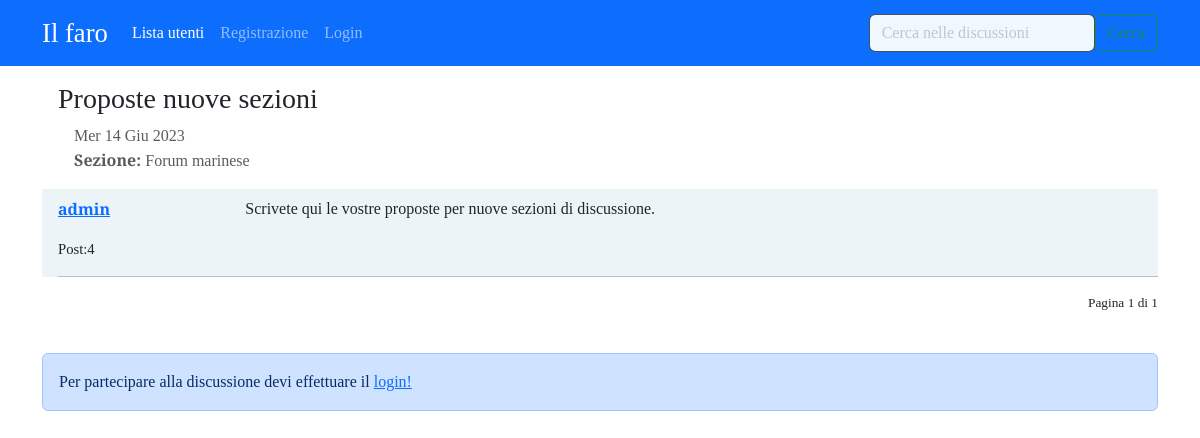
The app's page /forum/discussione/11/ with its own data.
### forum/models.py (models this page shows, shortened)
class Discussione (models.Model):
    titolo=models.CharField(max_length=150)
    data_creazione= models.DateTimeField(auto_now_add=True)
    autore_discussione= models.ForeignKey(User, on_delete=models.CASCADE, related_name="discussioni")
    sezione_appartenenza =  models.ForeignKey (Sezione, on_delete=models.CASCADE)
    class Meta:
        verbose_name ="Discussione"
        verbose_name_plural ="Discussioni"

class Post(models.Model):
        autore_post= models.ForeignKey(User, on_delete=models.CASCADE, related_name="posts")
        contenuto=models.TextField()
        data_creazione= models.DateTimeField(auto_now_add=True)
        discussione= models.ForeignKey(Discussione, on_delete=models.CASCADE)
        class Meta:
            verbose_name ="Post"
            verbose_name_plural ="Posts"

class Sezione (models.Model):
    nome_sezione = models.CharField(max_length=80)
    descrizione = models.CharField(max_length=150, blank=True, null=True)
    logosezione = models.ImageField(blank=True, null=True)
    def __str__(self):
        return self.nome_sezione
    class Meta:
        verbose_name ="Sezione"
        verbose_name_plural ="Sezioni"

### forum/views.py (the view)
# urls.py: path("discussione/<int:pk>/", views.visualizza_discussione, name ="visualizza_discussione"),
def visualizza_discussione(request, pk):
     discussione = get_object_or_404 (Discussione, pk=pk)
     posts_discussione = Post.objects.filter(discussione=discussione).order_by("-data_creazione")
     paginator=Paginator(posts_discussione, 7)
     page=request.GET.get("pagina")
     posts=paginator.get_page (page)
     form_risposta=PostModelForm()
     context={"discussione":discussione,
              "posts_discussione": posts,
              "form_risposta": form_risposta,
              }
     return render (request, "forum/singola_discussione.html", context)

### forum/forms.py
class PostModelForm(forms.ModelForm):
    class Meta:
        model = Post
        fields = ["contenuto"]
        widgets = {
            "contenuto" : forms.Textarea(attrs={'rows' : '5'})
        }
        labels = {"contenuto" : "Messaggio"}

### forum/templates/forum/singola_discussione.html (shortened to what this page needs)
{% extends 'base.html' %}
{% load crispy_forms_tags %}
{%block content%}
{% for post in posts_discussione %}
    <div class=" card-my5">
    {% if forloop.first and not "pagina" in request.get_full_path %}
        <div class="card-header ps-3">
            <h3 class="mt-3">{{discussione.titolo}}</h3>
            <p class="text-muted ps-3">{{discussione.data_creazione|date:"D d M Y "}}
            <br> <strong> Sezione: </strong>{{discussione.sezione_appartenenza}}</p>
        </div>
 {% endif %}
        <div class="card-body pt-2 ps-3" style="background-color: #ecf4f7;">
                <div class="row">
                    <div class="col-xl-2 col-4">
                        <p><a href="{% url 'user_profile' username=post.autore_post.username %}"><strong>{{ post.autore_post}}</strong></a></p>
                        <p class="my-0" style="font-size: 11pt;">Post:{{ post.autore_post.posts.count }}</p>
                    </div>
                    <div class="col-xl-10 col-8">
                        <p class="my-0">{{ post.contenuto|linebreaks}}</p>
                    </div>
                </div>
            <hr>
        </div>
</div>
    {% endfor %}
    <div class="text-end" style="font-size: 10pt;">
        <span class="step-links">
            <span class="current">
                Pagina {{ posts_discussione.number }} di {{ posts_discussione.paginator.num_pages }}
            </span>
        </span>
    </div>
    <br>
{% if request.user.is_authenticated%}
    {% include 'forum/form_risposta.html' %}
{% else %}
    <div class="mt-3 alert alert-primary container" role="alert">
        Per partecipare alla discussione devi effettuare il <a href="{% url 'login' %}?next={{request.get_full_path}}"?next={{request.get_full_path}}>login!</a>
   {%endif%}
    {% endblock %}

### static-storage/css/agora.css (style rules this page uses)
body { font-family: 'Slabo 27px', serif; }

### records on screen
Post: autore_post "admin", autore_post.posts.count "4", contenuto "Scrivete qui le vostre proposte per nuove sezioni di discussione."
Discussione: titolo "Proposte nuove sezioni", data_creazione "Mer 14 Giu 2023", sezione_appartenenza "Forum marinese"

### other values on screen
{{ posts_discussione.number }} "1"
{{ posts_discussione.paginator.num_pages }} "1"
